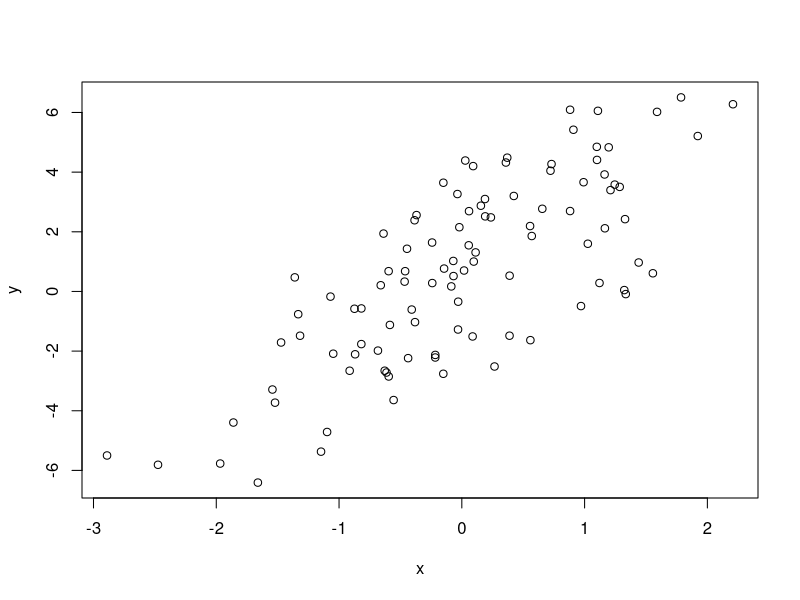
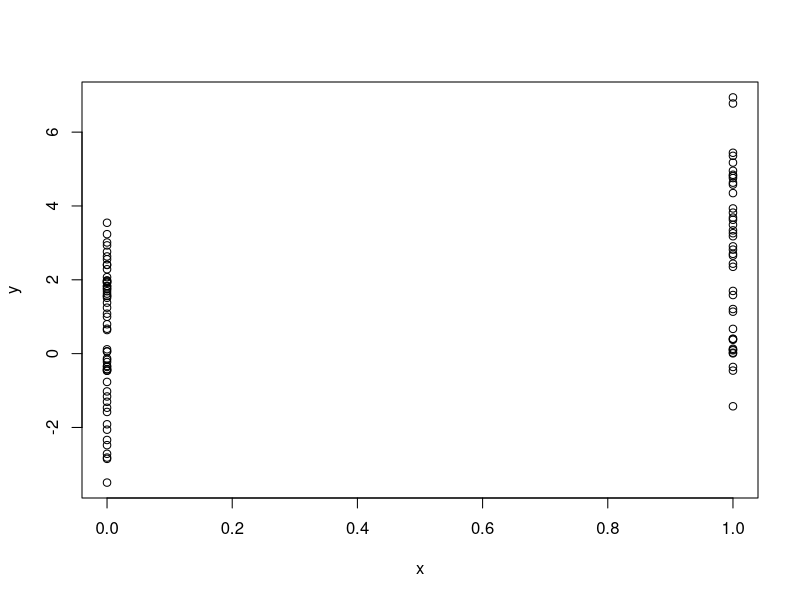
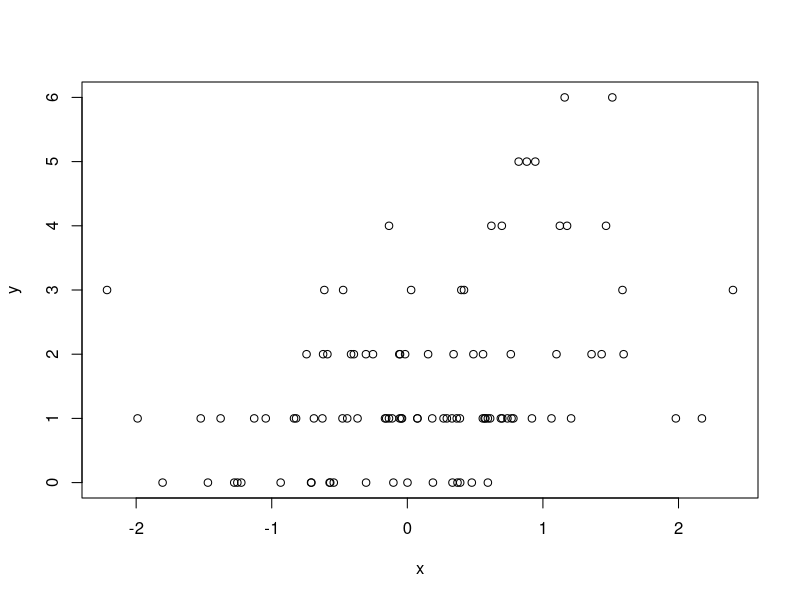

These figures' R source, in order:
############################# str function ####################################
str(str)
str(lm)
str(ls)

x <- rnorm(100, 2, 4)
summary(x)
str(x)

f <- gl(40, 10) # gl: generate (factor) levels
str(f)

library(datasets)
head(airquality)
str(airquality)
summary(airquality)

m <- matrix(rnorm(100), 10, 10)
str(m)
m[, 1]

s <- split(airquality, airquality$Month)
str(s)

############################ simulation ########################################
# generating random numbers
# functions of probability distributions in R
# rnorm
# dnorm
# pnorm
# rpois
# 
# probability distribution functions usually have 4 functions associated with
# them, The functions are prefixed with a
# d for density
# r for ransom number generation
# p for cummulative distribution
# q for quantile function

# Always set the random number seed when conducting a simulation!
set.seed(1)
rnorm(5)
rnorm(5)
set.seed(1)
rnorm(5)

# Generating Random Numbers From a Linear Model
set.seed(20)
x <- rnorm(100)
e <- rnorm(100, 0, 2)
y <- 0.5 + 2 * x + e
summary(y)
plot(x, y)
# what if x is binary?
set.seed(10)
x <- rbinom(100, 1, 0.5)
e <- rnorm(100, 0, 2)
y <- 0.5 + 2 * x + e
summary(y)
plot(x, y)
# simulate a Poisson model
# Y ~ Poisson(mu)
# logmu = betaknot + beta1x and betaknot = 0.5 and beta1 = 0.3
set.seed(1)
x <- rnorm(100)
log.mu <- 0.5 +0.3 * x
y <- rpois(100, exp(log.mu))
summary(y)
plot(x, y)

### simulation: random sampling #############
# The sample function draws randomly from a specified set of (scalar) objects 
# allowing you to sample from arbitrary distributions.
set.seed(1)
sample(1:10, 4)
sample(letters, 5)
sample(1:10) # permutation
sample(1:10, replace = TRUE) ## sample w/ replacement

